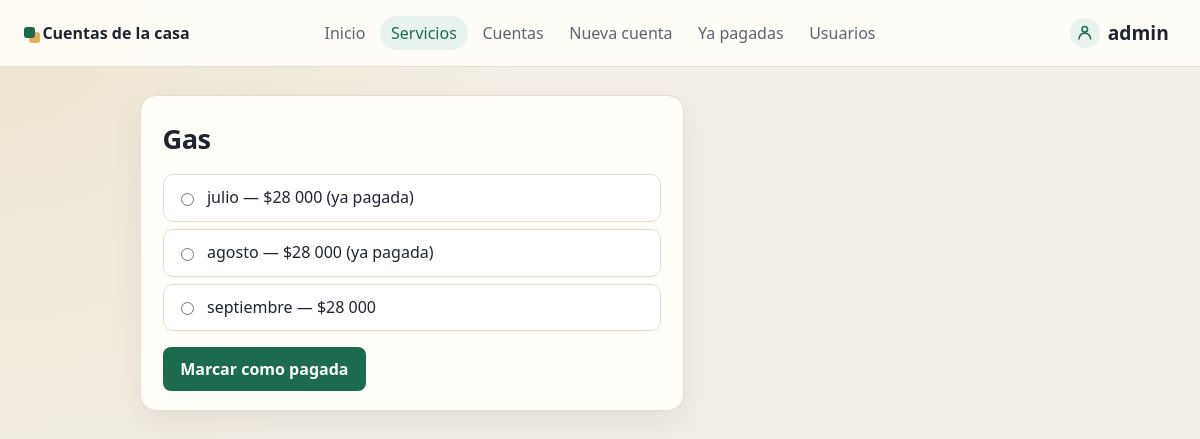
/cuentas/12/ (signed in), run on an earlier commit of the app's database.
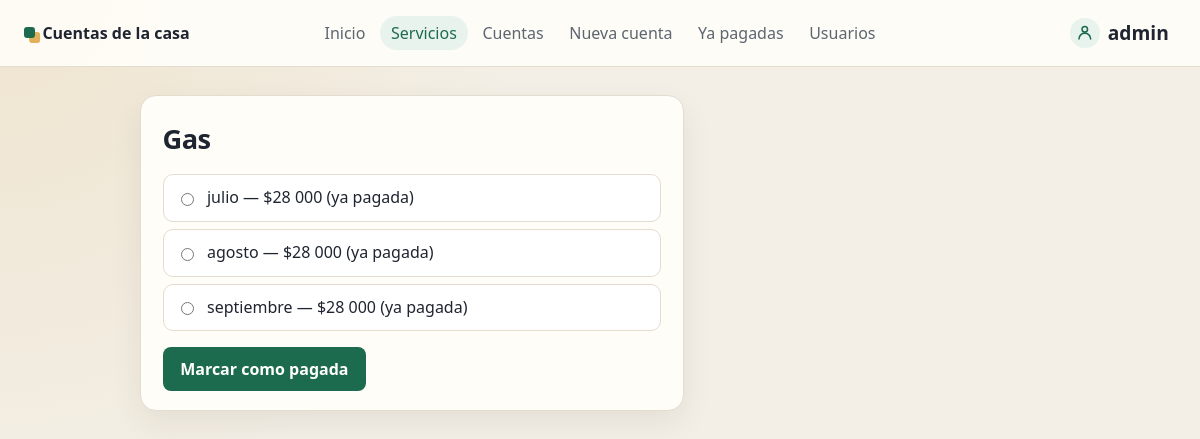
And on a later commit of the database.
### cuentas/models.py (models this page shows, shortened)
class Cuenta(models.Model):
    PROPIA = "propia"
    GRUPO = "grupo"
    ALCANCES = [
        (PROPIA, "Cuenta propia"),
        (GRUPO, "Cuenta del grupo"),
    ]
    usuario = models.ForeignKey(Usuario, on_delete=models.CASCADE)
    alcance = models.CharField(max_length=10, choices=ALCANCES, default=GRUPO)
    servicio = models.ForeignKey(Servicio, on_delete=models.CASCADE)
    mes = models.CharField(max_length=200)
    valor = models.IntegerField(default=0)
    vence = models.DateTimeField("fecha de vencimiento")
    pagada = models.BooleanField(default=False)
    class Meta:
        verbose_name = "cuenta"
        verbose_name_plural = "cuentas"

### cuentas/views.py (the view)
# urls.py: path("<int:pk>/", views.DetailView.as_view(), name="detail"),
class DetailView(LoginRequiredMixin, generic.DetailView):
    model = Servicio
    template_name = "cuentas/detail.html"
    def get_context_data(self, **kwargs):
        context = super().get_context_data(**kwargs)
        context["cuentas"] = cuentas_visibles(self.request, self.object)
        return context

### cuentas/models.py (called while the page is built)
    def es_administrador(self):
        return self.rol.codigo == Rol.ADMINISTRADOR

### cuentas/views.py (called while the page is built)
def usuario_de(request):
    try:
        return request.user.usuario
    except Usuario.DoesNotExist:
        codigo = Rol.ADMINISTRADOR if request.user.is_staff or request.user.is_superuser else Rol.USUARIO
        perfil, _ = Usuario.objects.get_or_create(user=request.user, defaults={"rol": Rol.obtener(codigo)})
        return perfil

def cuentas_visibles(request, servicio=None):
    yo = usuario_de(request)
    if yo.es_administrador():
        consulta = Q(alcance=Cuenta.GRUPO) | Q(usuario=yo, alcance=Cuenta.PROPIA)
    else:
        consulta = Q(usuario=yo)
    origen = servicio.cuenta_set if servicio is not None else Cuenta.objects
    return origen.filter(consulta)

### cuentas/templates/cuentas/detail.html (shortened to what this page needs)
{% extends "cuentas/base.html" %}
{% load humanize %}
{% block contenido %}
<form class="formulario" action="{% url 'cuentas:pagar' servicio.id %}" method="post">
<fieldset>
    <legend><h1>{{ servicio.nombre }}</h1></legend>
    {% if cuentas %}
    <div class="opciones">
    {% for cuenta in cuentas %}
        <div class="opcion">
            <input type="radio" name="cuenta" id="cuenta{{ forloop.counter }}" value="{{ cuenta.id }}">
            <label for="cuenta{{ forloop.counter }}">{{ cuenta.mes }} — ${{ cuenta.valor|intcomma }}{% if cuenta.pagada %} (ya pagada){% endif %}</label>
        </div>
    {% endfor %}
    </div>
    {% else %}
    <p class="vacio">No tienes cuentas de este servicio.</p>
    {% endif %}
</fieldset>
{% if cuentas %}<input type="submit" value="Marcar como pagada">{% endif %}
</form>
{% endblock %}

What changed in the data, as far as the page shows it:
changed Cuenta "septiembre": cuenta "☐ septiembre — $28 000" → "☐ septiembre — $28 000 (ya pagad"; now shows "(ya pagada)"
